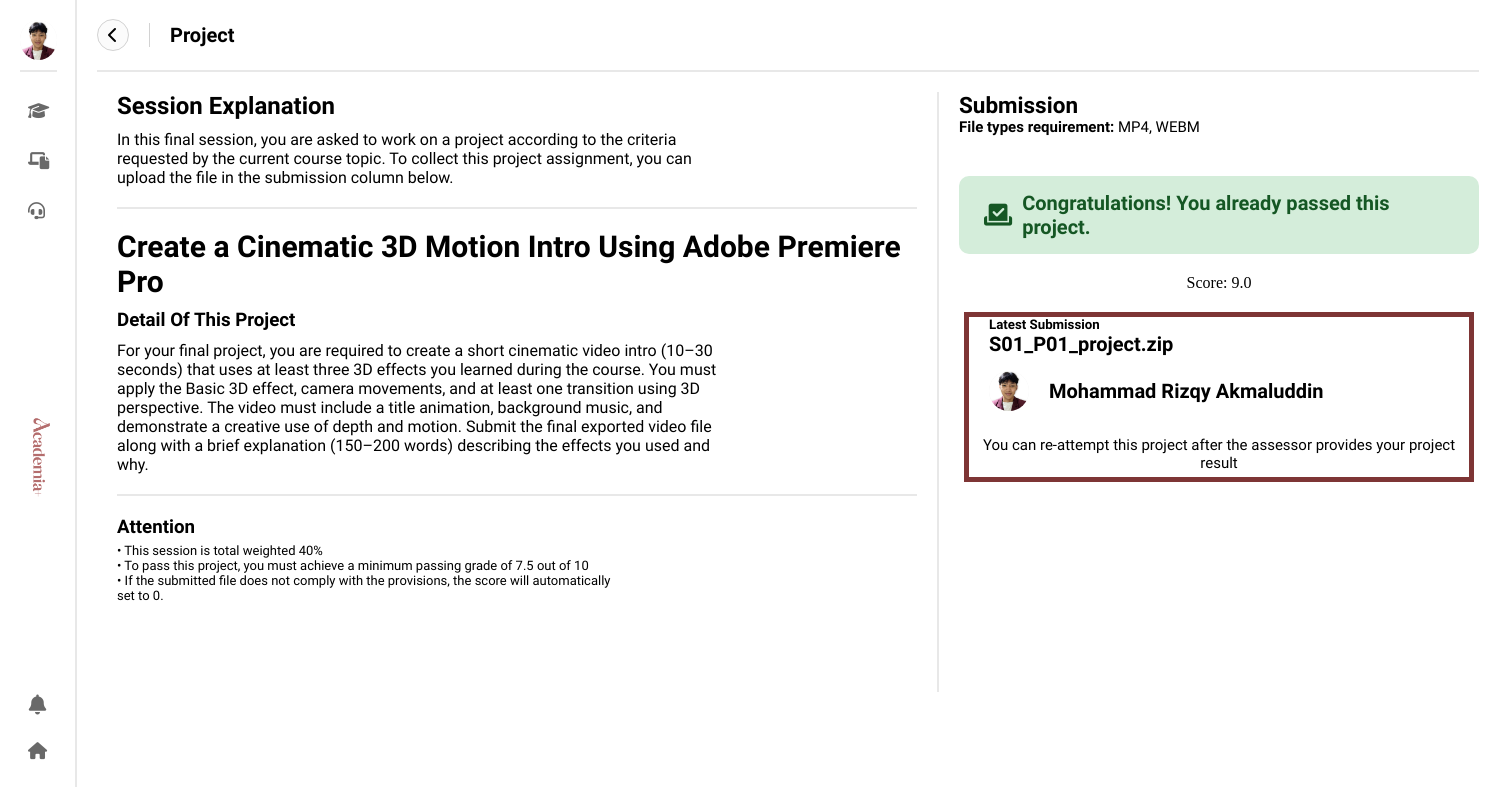
The page /project.php?projectID=P01 (signed in) on the database its author committed.
### tables this page shows
CREATE TABLE IF NOT EXISTS `student` (
  `studentID` varchar(3) NOT NULL,
  `name` varchar(50) DEFAULT NULL,
  `phoneNumber` varchar(20) DEFAULT NULL,
  `address` text,
  `DOB` date DEFAULT NULL,
  `gender` varchar(50) DEFAULT NULL,
  `status` varchar(50) DEFAULT NULL,
  `email` varchar(50) DEFAULT NULL,
  `password` varchar(255) DEFAULT NULL,
  `studentImage` text,
  PRIMARY KEY (`studentID`)
);

CREATE TABLE IF NOT EXISTS `project` (
  `projectID` varchar(3) NOT NULL,
  `sessionID` varchar(4) DEFAULT NULL,
  `projectTitle` varchar(255) DEFAULT NULL,
  `projectDetail` text,
  `fileType` varchar(50) DEFAULT NULL,
  PRIMARY KEY (`projectID`),
  KEY `sessionID` (`sessionID`)
);

CREATE TABLE IF NOT EXISTS `projectattempt` (
  `studentID` varchar(3) NOT NULL,
  `projectID` varchar(3) NOT NULL,
  `submitedFile` text,
  `score` decimal(10,1) DEFAULT NULL,
  `status` varchar(50) DEFAULT NULL,
  `projectFeedback` text,
  PRIMARY KEY (`studentID`,`projectID`),
  KEY `projectID` (`projectID`)
);

### exploreDropdown.php (called while the page is built, shortened)
<?php
include 'api/connect.php';
$studentID = $_SESSION['studentID'];
$query = "SELECT studentImage FROM student WHERE studentID = '$studentID'";
$result = mysqli_query($conn, $query);
$row = mysqli_fetch_assoc($result);
$profileImage = !empty($row['studentImage']) ? 'uploads/profilePicture/' . $row['studentImage'] : 'images/empty-profile.png';
$query = "SELECT name, email FROM student WHERE studentID = '$studentID'";
$result = mysqli_query($conn, $query);
$student = mysqli_fetch_assoc($result);
?>

### project.php (the view, shortened to what this page needs)
<?php
include 'api/connect.php';
include 'exploreDropdown.php';
$studentID = $_SESSION['studentID'];
$projectID = mysqli_real_escape_string($conn, $_GET['projectID']);
$query = "SELECT p.*, c.courseID
          FROM project p
          JOIN `session` s ON p.sessionID = s.sessionID
          JOIN course c ON s.courseID = c.courseID
          WHERE projectID = '$projectID'";
$result = mysqli_query($conn, $query);
$project = mysqli_fetch_assoc($result);
$uploadedFileName = '';
if (isset($_SESSION['studentID']) && isset($projectID)) {
    $studentID = $_SESSION['studentID'];
    $check = $conn->prepare("SELECT submitedFile FROM projectattempt WHERE studentID = ? AND projectID = ?");
    $check->bind_param("ss", $studentID, $projectID);
    $check->execute();
    $res = $check->get_result();
    if ($res && $res->num_rows > 0) {
        $row = $res->fetch_assoc();
        $uploadedFileName = basename($row['submitedFile']);
    }
}
$query = "SELECT score FROM projectattempt WHERE studentID = '$studentID' AND projectID = '$projectID'";
$result = mysqli_query($conn, $query);
$dataAttempt = mysqli_fetch_assoc($result);
$isAttempted = $dataAttempt !== null;
$score = $isAttempted ? $dataAttempt['score'] : null;
?>
<!DOCTYPE html>
<html lang="en">
<head>
    <link rel="stylesheet" href="css/navbar-learning.css">
    <link rel="stylesheet" href="css/project.css">
    <link rel="stylesheet" href="https://cdnjs.cloudflare.com/ajax/libs/font-awesome/6.7.2/css/all.min.css" />
    <link rel="stylesheet" href="https://cdnjs.cloudflare.com/ajax/libs/font-awesome/6.7.2/css/all.min.css" />
</head>
<body>
    <div class="container">
        <div class="navbar">
            <div class="menu">
                <div class="pp" id="pp">
                    <img src="<?= htmlspecialchars($profileImage);  ?>" class="nav-profile-img">
                </div>
                <a href="learningProgress.php?view=profile"><i class="fa-solid fa-graduation-cap"></i></a>
                <a href="learningProgress.php?view=courses"><i class="fa-solid fa-laptop-file"></i></button>
                <a id="cs"><i class="fa-solid fa-headset"></i></a>
            </div>
            <img class="logo" src="images/logos/fullLogo.png" alt="">
            <div class="bottom">
                <button id="notification"><i class="fa-solid fa-bell"></i></button>
                <a href="homepage.php"><i class="fa-solid fa-house"></i></a>
            </div>
        </div>
        <div class="content" id="course-base">
            <div class="sub-header">
                <a href="study.php?courseID=<?= htmlspecialchars($project['courseID'])?>"><i class="fa-solid fa-chevron-left"></i></a>
                <h1>Project</h1>
            </div>
            <div class="project-content">
                <div class="col">
                    <div class="project-explanation">
                        <h2>Session Explanation</h2>
                        <p>
                            In this final session, you are asked to work on a project according to
                            the criteria requested by the current course topic. To collect this project
                            assignment, you can upload the file in the submission column below.
                        </p>
                    </div>
                    <div class="project-theme">
                        <h2><?= htmlspecialchars($project['projectTitle'])?></h2>
                        <h3>Detail Of This Project</h3>
                        <p><?= htmlspecialchars($project['projectDetail'])?></p>
                    </div>
                    <div class="note">
                        <h3>Attention</h3>
                        <p>
                            • This session is total weighted 40% <br>
                            • To pass this project, you must achieve a minimum passing grade of 7.5 out of 10 <br>
                            • If the submitted file does not comply with the provisions, the score will automatically set to 0.
                        </p>
                    </div>
                </div>
                <div class="row">
                    <div class="submission-header">
                        <h2>Submission</h2>
                        <p><strong>File types requirement:</strong> <?= htmlspecialchars($project['fileType'])?></p>
                    </div>
                    <?php if (!$isAttempted): ?>
                    <form action="project.php?projectID=<?= htmlspecialchars($project['projectID'])?>" method="post" enctype="multipart/form-data">
                        <input type="hidden" name="studentID" value="<?= htmlspecialchars($_SESSION['studentID']) ?>">
                        <input type="hidden" name="projectID" value="<?= htmlspecialchars($projectID) ?>">
                        <input type="file" name="file" id="fileInput" style="display: none;" required>
                        <div class="upload">
                            <button type="button" id="triggerFileInput"><i class="fa-solid fa-file-arrow-up"></i>Upload File</button>
                            <span id="fileName">
                                <span id="fileLabel"></span>
                            </span>
                        </div>
                        <br><br>
                        <button class="submit-button" type="submit" name="submit_project">Submit</button>
                    </form>
                    <?php else: ?>
                        <div class="project-submitted">
                            <div class="passed-project">
                                <i class="fa-solid fa-check-to-slot"></i>
                                <h2>Congratulations! You already passed this project.</h2>
                            </div>
                            <p>Score: <?= number_format($score, 1) ?></p>
                            <div class="attempt">
                                <h5>Latest Submission</h5>
                                <h2><?= htmlspecialchars($uploadedFileName) ?></h2>
                                <div class="attempt-profile">
                                    <img src="<?= htmlspecialchars($profileImage);  ?>" class="nav-profile-img">
                                    <h2><?= htmlspecialchars($student['name'])?></h2>
                                </div>
                                <p class="submission-text">You can re-attempt this project after the assessor provides your project result</p>
                            </div>
                        </div>
                    <?php endif; ?>
                </div>
            </div>
        </div>
    </div>
</body>
</html>

### css/navbar-learning.css (style rules this page uses)
*, *::before, *::after { margin: 0; padding: 0; }
.container { display: flex; flex-direction: row; }
.navbar { width: 5%; height: auto; display: flex; flex-direction: column; align-items: left; position: fixed; padding-top: 20px; left: 0; height: 100%; border-right: 2px solid rgb(232, 232, 232); }
.menu { width: 100%; display: flex; flex-direction: column; gap: 30px; margin-bottom: 220px; }
.logo { transform: rotate(90deg); width: 80px; margin-bottom: 220px; }
.bottom button { font-size: 20px; background: none; border: none; cursor: pointer; color: #696969; width: 100%; }
.bottom { display: flex; flex-direction: column; align-items: center; justify-content: center; gap: 25px; }
.bottom a { color: #696969; font-size: 17px; }
.menu a { color: #696969; font-size: 17px; margin-left: 28px; }
.nav-profile-img { width: 40px; height: 40px; object-fit: cover; border-radius: 50%; cursor: pointer; background-color: #f2f2f2; }
.pp { padding-bottom: 10px; width: 50%; border-bottom: 2px solid rgb(232, 232, 232); display: flex; align-items: center; justify-content: center; margin-left: 20px; }

### css/project.css (style rules this page uses)
.content { margin-left: 77px; width: 100%; height: 100%; }
.sub-header { height: 70px; border-bottom: 2px solid rgb(232, 232, 232); display: flex; align-items: center; margin-left: 20px; margin-right: 20px; }
.sub-header h1 { font-size: 20px; font-family: "Afacad Flux", sans-serif; border-left: 1px solid rgb(210, 210, 210); padding-left: 20px; }
.sub-header button, .sub-header a { width: 30px; height: 30px; border-radius: 50%; background-color: #fbfbfb; border: 1px solid rgb(210, 210, 210); display: flex; align-items: center; justify-content: center; margin-right: 20px; color: black; text-decoration: none; cursor: pointer; }
.project-content { display: flex; margin-top: 20px; margin-left: 40px; gap: 20px; }
.project-explanation { display: flex; flex-direction: column; gap: 10px; width: 800px; border-bottom: 2px solid rgb(232, 232, 232); padding-bottom: 20px; font-family: "Afacad Flux", sans-serif; margin-bottom: 20px; }
.project-explanation p { width: 600px; }
.col { display: flex; flex-direction: column; }
.project-theme { font-family: "Afacad Flux", sans-serif; display: flex; flex-direction: column; gap: 10px; }
.project-theme h2 { font-weight: 800; font-size: 30px; }
.project-theme p { width: 600px; }
.note { font-family: "Afacad Flux", sans-serif; display: flex; flex-direction: column; gap: 5px; border-top: 2px solid rgb(232, 232, 232); padding-top: 20px; margin-top: 20px; }
.note p { width: 500px; font-size: 13px; }
.row { border-left: 2px solid rgb(232, 232, 232); width: 100%; display: flex; flex-direction: column; align-items: center; justify-content: left; padding-left: 20px; padding-right: 20px; height: 600px; }
.submission-header { text-align: left; width: 100%; margin-bottom: 40px; font-family: "Afacad Flux", sans-serif; font-size: 15px; }
.submission-text { font-family: "Afacad Flux", sans-serif; font-size: 15px; text-align: center; }
.attempt { font-family: "Afacad Flux", sans-serif; border: 5px solid rgb(126, 53, 53); width: 500px; height: 150px; padding-bottom: 10px; }
.attempt-profile { margin-top: 10px; display: flex; align-items: center; font-size: 12px; margin-bottom: 20px; padding-left: 20px; padding-top: 5px; padding-bottom: 5px; }
.attempt h5 { margin-left: 20px; }
.attempt h2 { margin-left: 20px; font-size: 20px; }
.project-submitted { display: flex; flex-direction: column; align-items: center; gap: 20px; }
.passed-project { display: flex; align-items: center; gap: 10px; font-family: "Afacad Flux", sans-serif; background-color: #d4edda; color: #155724; padding-top: 15px; padding-bottom: 15px; padding-left: 25px; padding-right: 25px; border-radius: 10px; }
.passed-project h2 { font-size: 20px; }
.passed-project i { font-size: 25px; }

### rows shown on the page
student: studentImage (picture), name "Mohammad Rizqy Akmaluddin"
project: projectTitle "Create a Cinematic 3D Motion Intro Using Adobe Premiere Pro", projectDetail "For your final project, you are required to create a short cinematic video intro (10–30 seconds) that uses at least three 3D effects you learned during the course. You must apply the Basic 3D effect, camera movements, and at least one transition using 3D perspective. The video must include a title animation, background music, and demonstrate a creative use of depth and motion. Submit the final exported video file along with a brief explanation (150–200 words) describing the effects you used and why.", fileType "MP4, WEBM"
projectattempt: score "9.0", submitedFile "S01_P01_project.zip"
